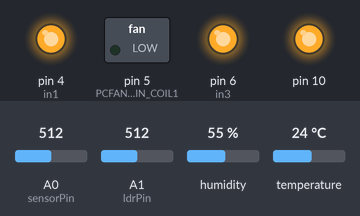
Bench run of a sketch on a simulated Arduino Uno, built with avr-gcc and run on an emulated ATmega328P. On the bench: switched loads named in the sketch (green lamp = pin HIGH), output pins drawn as LEDs (lit = HIGH). The inputs (shaded band) are chosen by the test bench; at power-on: A0 (sensorPin) = 512, A1 (ldrPin) = 512, humidity 55 %, temperature 24 °C. No radio packets arrive unless stated; what the sketch prints to the serial monitor is not drawn.

Above: at 0.1 s.
Timing chart, 0 to 1.6 s (numbered marks = the images above):
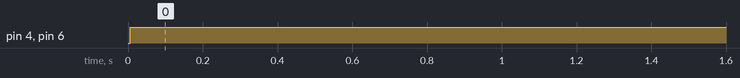

The sketch:

SampleTransmit_Final.ino
```cpp
#include "DHT.h"
#include "Arduino.h"
#include "Fan.h"
#include <RF24.h>
#include <RF24Network.h>
#include <SPI.h>
#define DHTPIN A2
#define DHTTYPE DHT11
#define PCFAN_PIN_COIL1  5

DHT dht(DHTPIN, DHTTYPE);
Fan PCFan(PCFAN_PIN_COIL1);
RF24 radio(7,8);
RF24Network network(radio);      // Include the radio in the network
char this_node='A';   // Address of this node in Octal format ( 04,031, etc)
const uint16_t node00 = 00;
const uint16_t node02 = 02;
const uint16_t node03 = 03;

int in1 = 4;
int in3 = 6;
const int ldrPin = A1;
int sensorPin = A0;
int sensorValue;
int limit = 200;

void setup()
{
  Serial.begin(9600);
  SPI.begin();
  radio.begin();
  network.begin(90, node00); //(channel, node address)
  radio.setDataRate(RF24_2MBPS);
  pinMode(in1, OUTPUT);
  pinMode(in3, OUTPUT);
  pinMode(ldrPin, INPUT);
  pinMode(13, OUTPUT);
  dht.begin();
}
void loop()
{
  // Reading data from LDR to operate Bulb
  int ldrStatus = analogRead(ldrPin);
  if (ldrStatus <= 300)
  {
    Serial.print("Its DARK, Turn on the Bulb : ");
    digitalWrite(in1, LOW);
    Serial.println(ldrStatus);
  }
  else
  {
    Serial.print("Its BRIGHT, Turn off the Bulb : ");
    digitalWrite(in1, HIGH);
    Serial.println(ldrStatus);
  }

 // Reading data from Soil moisture sensor to operate pump
 sensorValue = analogRead(sensorPin);
 Serial.print("Soil Moisture : ");
 Serial.println(sensorValue);
 if (sensorValue<limit)
 {
  digitalWrite(in3, LOW);
 }
 else
 {
  digitalWrite(in3, HIGH);
 }

// Reading data from DHT11 to operate Fan for controlling Temp. and humidity
  float h = dht.readHumidity();
  float t = dht.readTemperature();
  float f = dht.readTemperature(true);

  if(h>80 && t>25)
    PCFan.on();
  else
    PCFan.off();

  // Check if any reads failed and exit early (to try again).
  if (isnan(h) || isnan(t) || isnan(f))
  {
    Serial.println("Failed to read from DHT sensor!");
    return;
  }
  // Compute heat index
  // Must send in temp in Fahrenheit!
  int hi = dht.computeHeatIndex(f, h);
  Serial.print("Humidity: ");
  Serial.print(h);
  Serial.print(" %\t");
  Serial.print("Temperature: ");
  Serial.print(t);
  Serial.print(" *C \t");
  Serial.print("Heat index: ");
  Serial.print(hi);
  Serial.println(" *F");

  /*GGGG*/

  String ld = "1"+String(ldrStatus);
  String sv = "2"+String(sensorValue);
  String hl = "3"+String(hi);

 ldrStatus = ld.toInt();
 sensorValue = sv.toInt();
 hi = hl.toInt();


  /*KKKKKKKKKKKKKKKKKKKKKKKKKK*/


  network.update();

  RF24NetworkHeader header5(node03);
  bool ok = network.write(header5, &ldrStatus, sizeof(ldrStatus));
  Serial.println(ldrStatus);
  delay(10000);

  RF24NetworkHeader header6(node03);
  bool ok1 = network.write(header6, &sensorValue, sizeof(sensorValue));
  Serial.println(sensorValue);
  delay(10000);

  RF24NetworkHeader header7(node03);
  bool ok2 = network.write(header7, &hi, sizeof(hi));
  Serial.println(hi);
  delay(10000);

}
```

Fan.cpp
```cpp
#include "Fan.h"

Fan::Fan(const int pin) : Switchable(pin)
{

}
```

Fan.h
```cpp
/** \addtogroup Fan
 *  @{
 */
#ifndef Fan_H
#define Fan_H

#include "Switchable.h"

//Fan driver class:
class Fan : public Switchable {
    public:
        Fan(const int pin);
};

#endif //Fan_H
 /** @}*/
```

Switchable.cpp
```cpp
#include "Switchable.h"
#include <Arduino.h>

Switchable::Switchable(const int pin) : m_pin(pin)
{
    // Set pin as output
    pinMode(m_pin, OUTPUT);
    // Start state if off
	off();
}

//turn on:
void Switchable::on()
{
	digitalWrite(m_pin, 1); //high
	m_state = true;
}

//turn off:
void Switchable::off()
{
	digitalWrite(m_pin, 0); //low
	m_state = false;
}

void Switchable::toggle()
{
	digitalWrite(m_pin, !m_state); //low
	m_state = !m_state;
}

// dim pin
void Switchable::dim(int dimVal)
{
    analogWrite(m_pin, dimVal);
}

bool Switchable::getState()
{
    return m_state;
}

void Switchable::setState(bool state)
{
    digitalWrite(m_pin, state);
    m_state = state;
}
```

Switchable.h
```cpp
#ifndef _SWITCHABLE_H_
#define _SWITCHABLE_H_

//Base class for output that can be switched on/off via single digital pin:
class Switchable
{
	public:

		// Consturcutor accepts pin number for output
	    Switchable(const int pin);

		// Turn pin on
		void on();

	    // Turn pin off
		void off();

		// Toggle pin
		void toggle();

		// dim pin
		void dim(int dimVal);

		// Get current state
		bool getState();

		// Set state with bool variable
		void setState(bool state);

	private:

		const int m_pin; 	//output pin
		bool m_state;		//current state
};

#endif // _SWITCHABLE_H_
```

Measured:
- by itself, pin 4 (in1), pin 6 (in3): LOW → HIGH at 0.01 s
